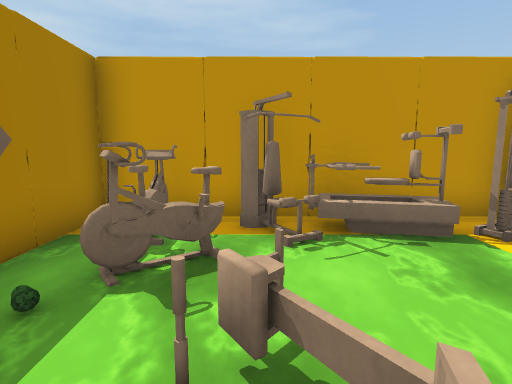
[1] (above)

24 first-person views from a walk through a Unity game level. The camera is 1.3 m above the floor, tilts 8° down and sees 80° across. The floor is counted in squares, 1 m on a side. Each view is taken from the middle of a square. On the plan, view 1 faces up. The plan holds only what a view shows up to about 14 squares ahead; the rest is blank. The place goes on beyond the plan. The player character is not drawn. Door leaves are left out, so doorways stand open. Some surface patterns are stand-ins.

[2]
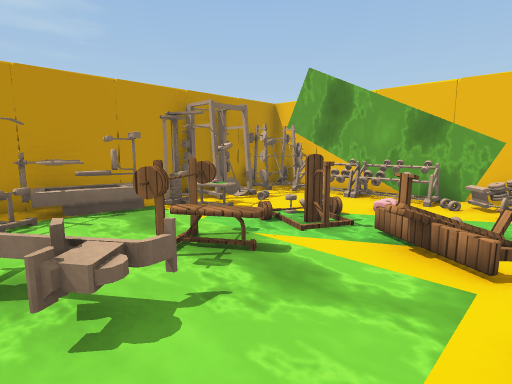

[3]
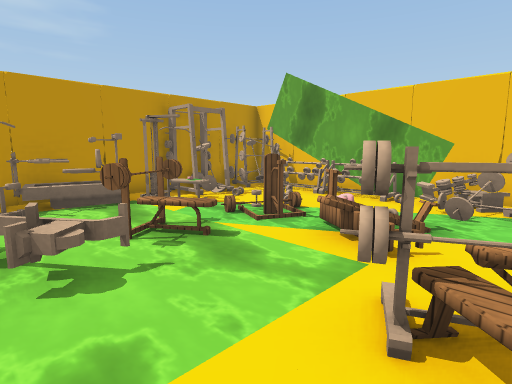

[4]
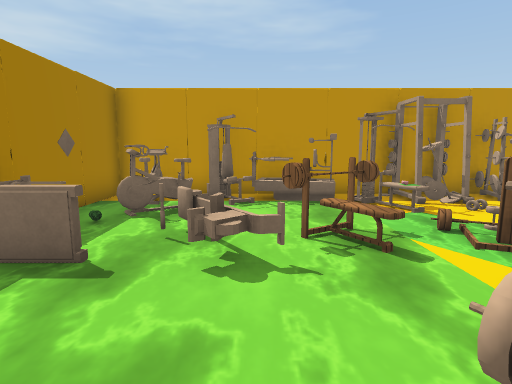

[5]
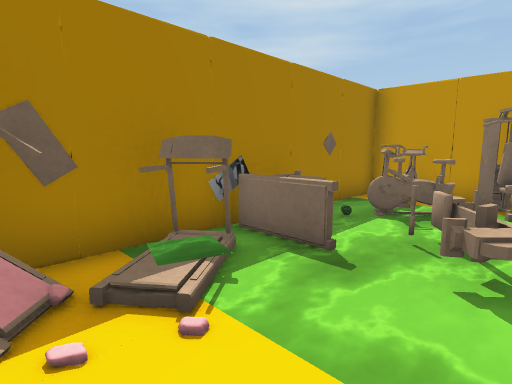

[6]
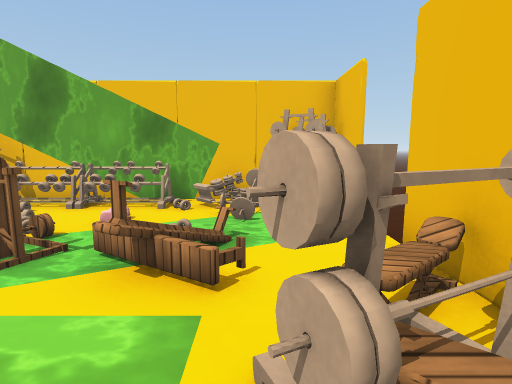

[7]
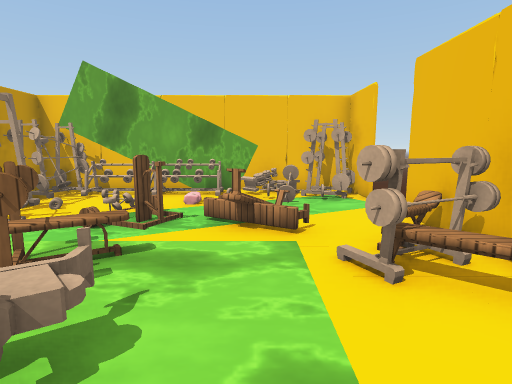

[8]
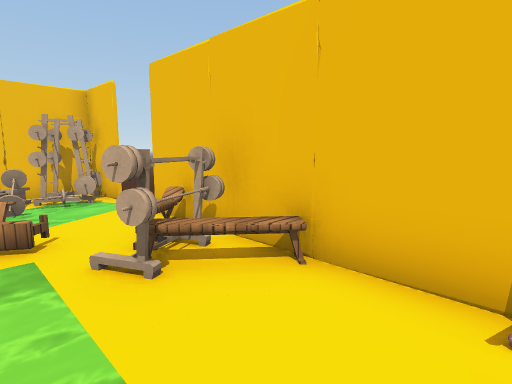

[9]
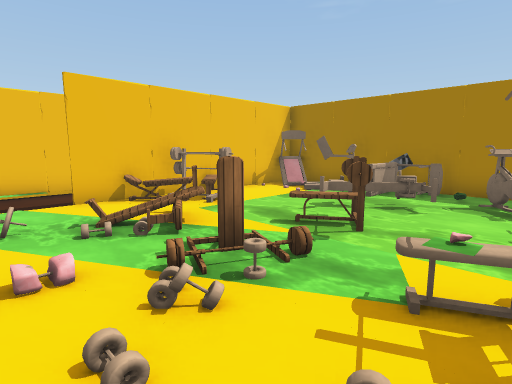

[10]
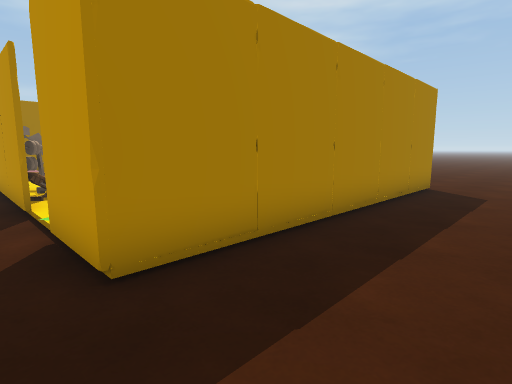

[11]
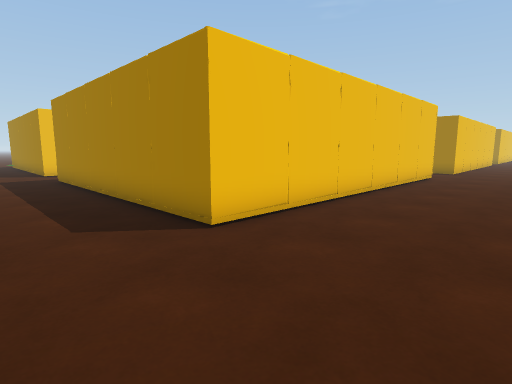

[12]
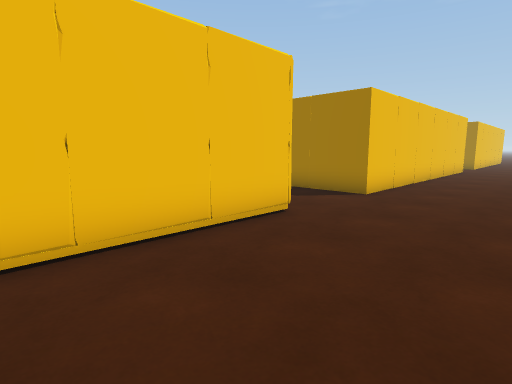

[13]
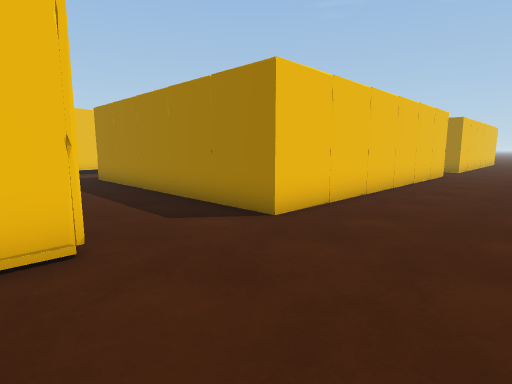

[14]
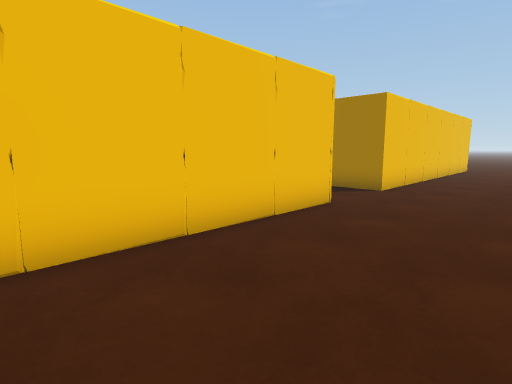

[15]
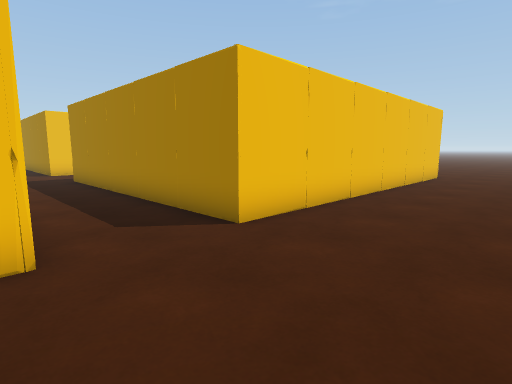

[16]
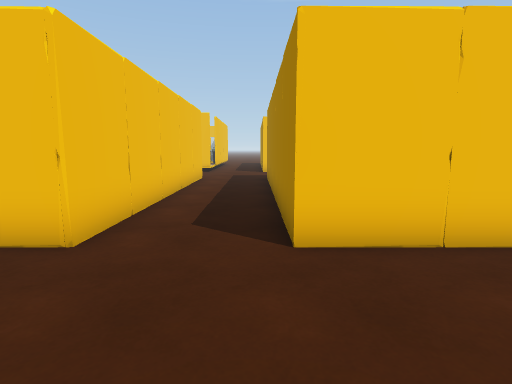

[17]
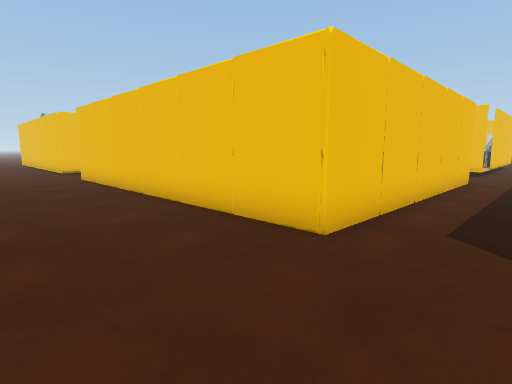

[18]
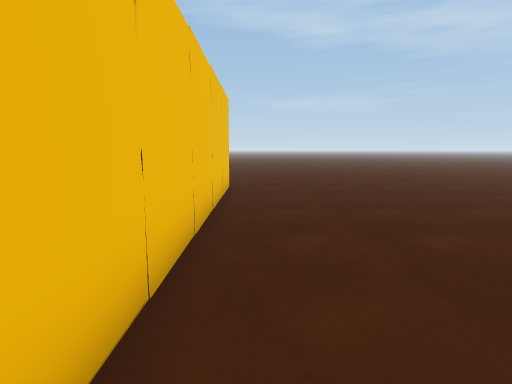

[19]
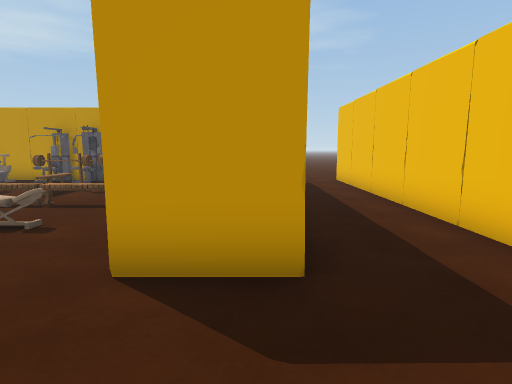

[20]
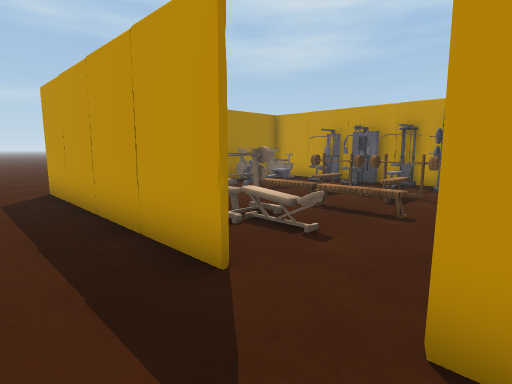

[21]
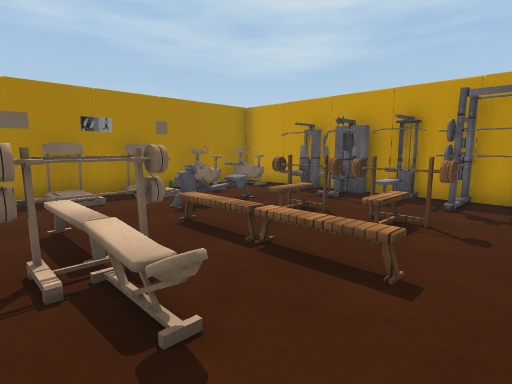

[22]
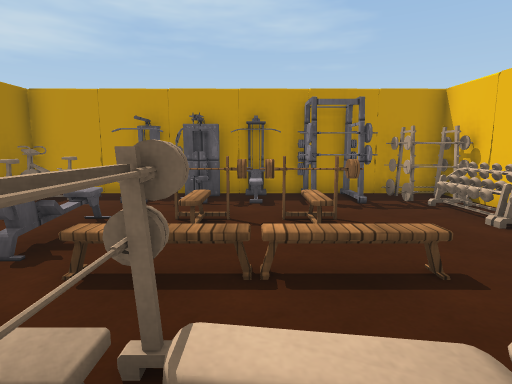

[23]
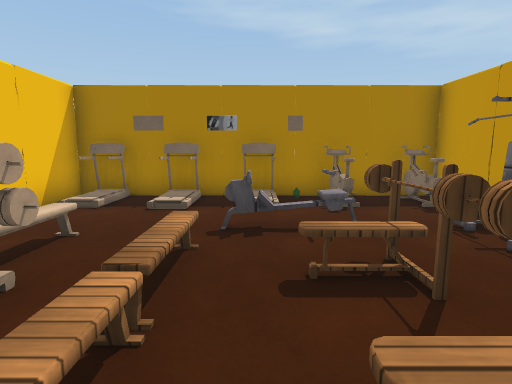

[24]
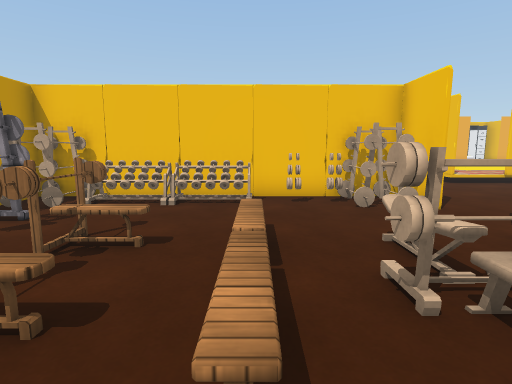

### Floor plan
Points are (right, up) in squares from view 1. A wall is a line through its corners. A room is listed if a view was taken in it or the views show most of it. See-through windows are left out.
Room 1 (views 1, 2, 3, 4, 5, 6, 7, 8, 9)
walls: (2.5, -3.6) (2.3, -3.2); (2.2, -3.6) (2.8, -3.3); (3.8, 4) (3.5, 4.6); (4.1, 4.1) (3.8, 4.7); (3, 4.6) (1.7, 4.7); (-1.8, -0.5) (-2.5, -1) (-2, -1.6); (2.9, 4.9) (1.6, 5.2); (-2, -0.4) (-1.4, -1.2); (8.2, 0) (8.2, 3.9); (6.9, -3.5) (7.4, -2.3); (-2, -2.4) (-2.6, -2.9); (8.4, 2.1) (7.6, 2.3); (-2.3, -2.8) (-1.7, -3.4); (-3, 0) (-3, -4) (5.1, -4) (3.6, -4); (8, -4) (8.6, -2.7); (8.2, 4.1) (8.3, 4.4) (6.8, 4.7); (6.2, 5.9) (1, 5.9); (8.5, 4.2) (6.9, 4.9); (8.3, 4.5) (7.1, 5); (8.9, -4) (8.9, 5.9) (6.4, 5.9); (8.8, 4.3) (6.9, 4.8); (8.7, 5) (7.3, 5.4)
low walls: (0.9, 0.3) (-0.1, 1.8); (0.6, 0) (0.2, 0.1); (0.2, 2.3) (-0.1, 1.9) (1, 0.4) (0.6, 0.1) (0.3, 0.4); (-0.9, 0.3) (-2.8, 0.3); (4.3, 4.3) (3.8, 4); (7.6, -1.1) (8.2, -0.6); (7.8, 0.1) (7.8, 4); (5.5, 4.1) (5, 4.3); (0.9, 4.4) (0.4, 4.1); (7.8, -2) (7.9, -1.7); (8.1, -1.8) (8.5, -1.4)
ways out: open door at (6, -4) to room 3; opening at (1, 3) to room 4
objects: other object (-2, -2); bench (2, -3); bench (2, 1) to (3, 2); bench (4, -4); bench (4, -1); bench (4, 1) to (5, 1)
Room 2 (view 10)
walls: (-18.5, -9.6) (-18.5, -8.4); (9, 6.1) (9, -4)
ways out: opening at (9, -5.5) to room 3; opening at (11, 6.7) to room 3; open door at (-18.5, -8.5) to room 3
objects: rug (-18, -12) to (-17, -11)
Room 3 (views 11, 12, 13, 14, 15, 16, 17, 18, 19, 20, 21, 22, 23, 24)
walls: (-21.5, -0.4) (-21.5, -4) (-23.5, -4) (-22, -4); (-18.5, -4) (-18.6, 6.1) (-6.5, 6.1) (-6.5, -4); (-21.6, 5.9) (-27.5, 5.9); (-21.6, -4) (-21.6, -0.4); (-25.5, -4) (-33.5, -4) (-30.8, -4); (-18.5, -8.4) (-18.5, -7.5) (-17.9, -7.5); (-27.5, 6.1) (-21.5, 6.1) (-21.5, 5.5); (-30.4, 5.9) (-33.5, 5.9) (-33.5, -4); (-33.6, 6.1) (-30.4, 6.1); (-3.1, 6.1) (9, 6.1); (2.8, -3.5) (2.5, -3.6); (3.6, -4) (1.4, -4); (4.2, -7.1) (6.1, -7.1); (8.3, -3.7) (7.2, -3.1); (9, -4) (7, -4)
ways out: open door at (6, -4) to room 1; opening at (9, -5.5) to room 2; opening at (11, 6.7) to room 2; open door at (-18.5, -8.5) to room 2; open door at (-24.5, -4)
objects: other object (-33, -3); other object (-33, -1); other object (-33, 1); other object (-33, 2); bike (-33, 3) to (-32, 3); bike (-33, 5) to (-32, 5); machine (-30, 1) to (-30, 2); machine (-30, 5) to (-30, 6); bench (-29, 3) to (-27, 3); machine (-29, 4) to (-28, 6); other object (-28, -3) to (-26, -1); machine (-27, 5); bench (-26, 3) to (-25, 3); machine (-26, 4) to (-24, 6); other object (-23, -3) to (-22, -3); other object (-23, -2); other object (-23, -1); other object (-23, 0) to (-22, 1); other object (-23, 2) to (-22, 4); other object (-23, 5) to (-22, 5)
Room 4 (no view inside)
walls: (1, 5.9) (-3, 5.9) (-3, 0)
low walls: (-2.6, 0.5) (-1, 0.5)
ways out: opening at (1, 3) to room 1
objects: other object (-2, 2); bike (-2, 3) to (0, 4); bike (-2, 4) to (-1, 5)

Where each view was taken, in squares from view 1:
view 1: 0 up, 0 right, facing up
view 2: 2 down, 0 right, facing up-right
view 3: 3 down, 0 right, facing up-right
view 4: 3 down, 1 right, facing up
view 5: 3 down, 1 right, facing up-left
view 6: 2 down, 1 right, facing right
view 7: 1 down, 1 left, facing right
view 8: 1 down, 1 left, facing down-right
view 9: 4 up, 7 right, facing down-left
view 10: 5 down, 12 right, facing up-left
view 11: 10 up, 12 right, facing down-left
view 12: 10 up, 2 right, facing down-left
view 13: 10 up, 2 left, facing down-left
view 14: 10 up, 12 left, facing down-left
view 15: 10 up, 18 left, facing down-left
view 16: 10 up, 21 left, facing down
view 17: 10 up, 21 left, facing down-right
view 18: 7 up, 23 left, facing left
view 19: 7 down, 22 left, facing up
view 20: 6 down, 23 left, facing up-left
view 21: 3 down, 24 left, facing up-left
view 22: 3 down, 27 left, facing up
view 23: 1 up, 25 left, facing left
view 24: 0 up, 30 left, facing right
